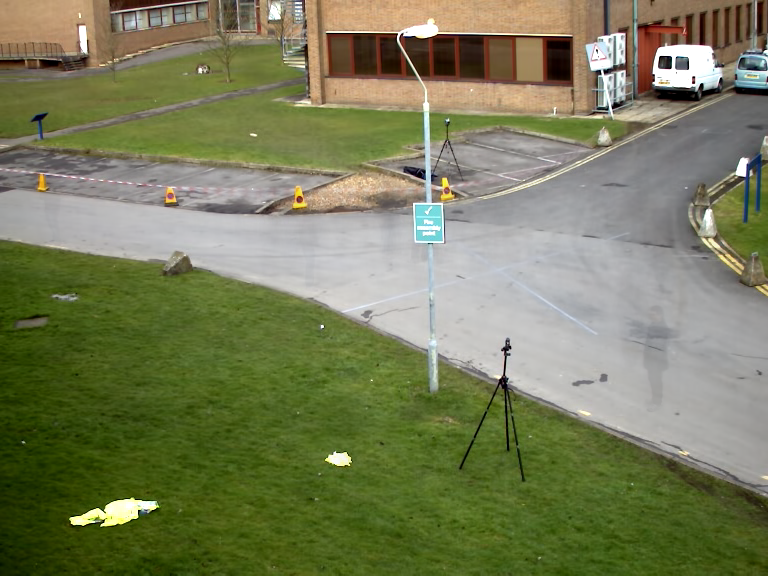
#> input picture opencv/data/img.png, 768 x 576 px
$ python '문제2.py'
#> lines starting #> are read from the running program, lines starting #| are printed output that depends on the picture; after the words box and inside, x2 and y2 are one past the last pixel; in counts of white or black regions, pixels touching at a corner belong together
import cv2
import numpy as np
image=cv2.imread('data/img.png')
#> image is the input picture: shape (576, 768, 3); mean B, G, R 89.1, 124.9, 120.3
cx = 100
cy = 100
while True:
    cv2.circle(image,(cx,cy),radius=50,color=(0,0,255),thickness=-1)
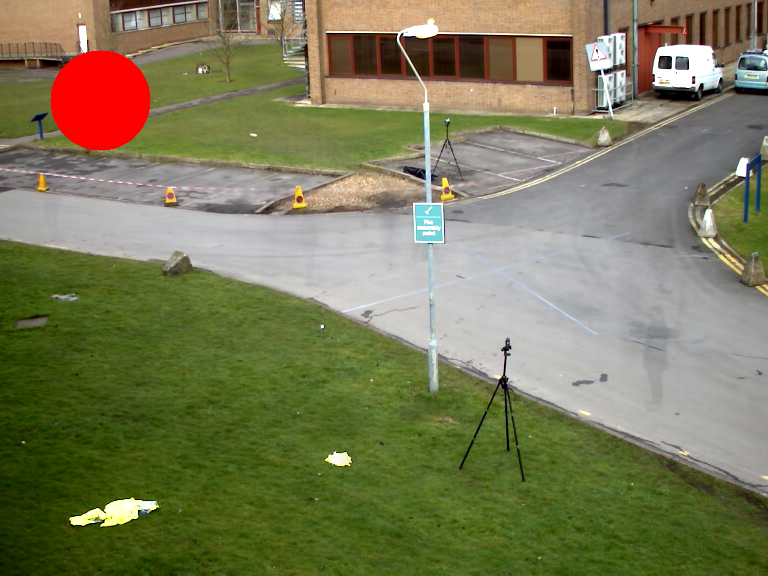
#> image: shape (576, 768, 3); 1.77% of pixels changed, all inside (x1, y1, x2, y2) = (50, 50, 151, 151)
    if cv2.waitKey(10) == ord('a'):
#> (key Esc is pressed here)
        if(cx >50):
            cx = cx-3
        image=cv2.imread('data/img.png')
    elif cv2.waitKey(10) == ord('d'):
#> (key Esc is pressed here)
        if(cx <718):
            cx = cx+3
        image=cv2.imread('data/img.png')
    elif cv2.waitKey(10) == ord('s'):
#> (key Esc is pressed here)
        if(cy <526):
            cy = cy+3
        image=cv2.imread('data/img.png')
    elif cv2.waitKey(10) == ord('w'):
#> (key Esc is pressed here)
        if(cy >50):
            cy = cy-3
        image=cv2.imread('data/img.png')
    cv2.imshow('Image',image)
cv2.destroyAllWindows()

$ run again, with opencv/data/car.png copied over opencv/data/img.png
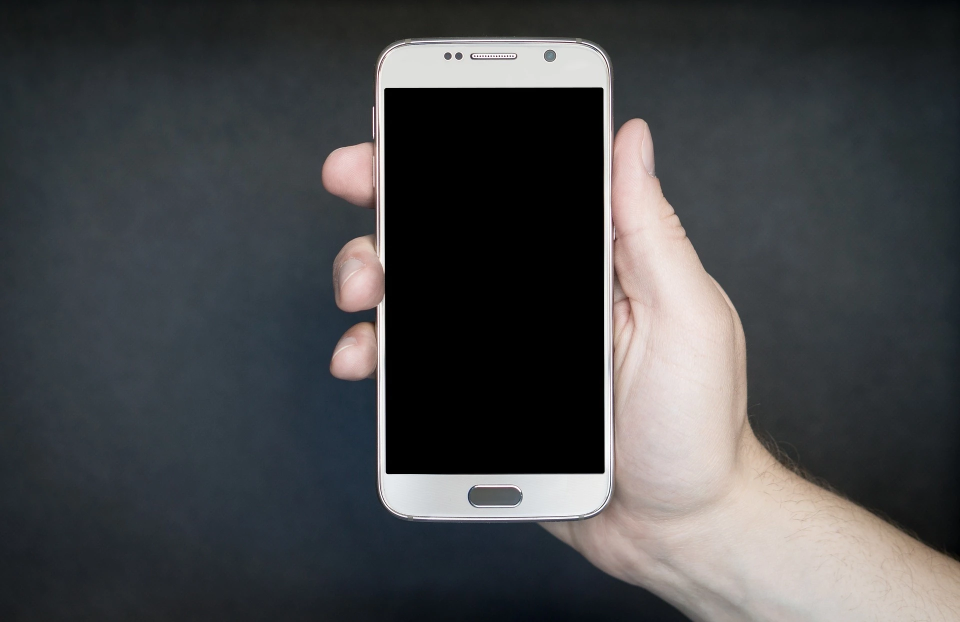
#> input picture opencv/data/car.png, 1920 x 1244 px (shown at 1/2 size)
#> image is the input picture: shape (1244, 1920, 3); mean B, G, R 72.2, 70.3, 69.1
#> `cv2.circle(image,(cx,cy),radius=50,color=(0,0,255),thickness=-1)`:
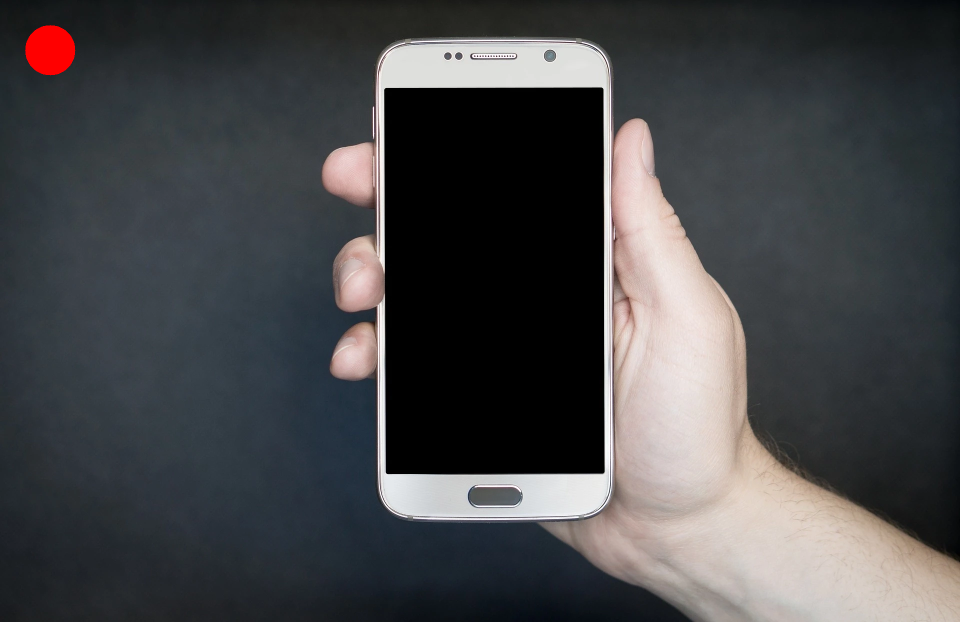
#> image: shape (1244, 1920, 3) (shown at 1/2 size); 0.33% of pixels changed, all inside (x1, y1, x2, y2) = (50, 50, 151, 151)
